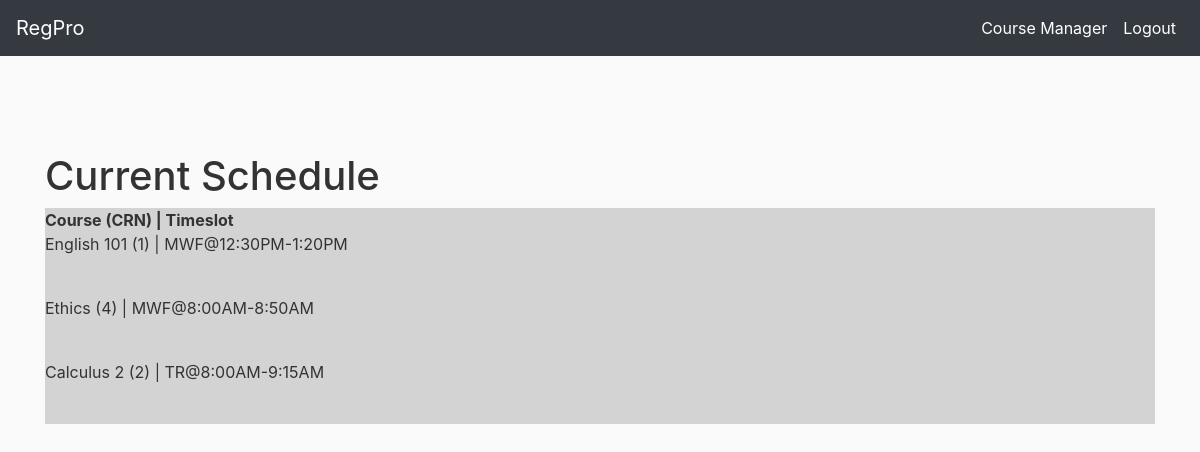
The page /student (signed in) on the database its author committed.
### regpro/models.py (models this page shows, shortened)
class Course(db.Model):
    id = db.Column(db.Integer, primary_key=True)
    title = db.Column(db.String(100), nullable=False)
    crn = db.Column(db.String(5), unique=True, nullable=False)
    days = db.Column(db.String(10), nullable=False)
    time = db.Column(db.String(100), nullable=False)
    instructor = db.Column(db.String(100), unique=False, nullable=False)

### regpro/routes.py (the view)
@app.route('/student')
def student():
    courses = current_user.username
    return render_template('student.html', page='Student', courses=courses)

### regpro/models.py (called while the page is built)
@login_manager.user_loader
def load_user(user_id):
    return User.query.get(int(user_id))

### regpro/templates/student.html
{% extends "template.html" %}
{% block nav %}
<li class="nav-item active">
    <a class="nav-link" href="{{ url_for('coursemanager') }}">Course Manager<span class="sr-only">(current)</span></a>
</li>
<li class="nav-item active">
    <a class="nav-link" href="{{ url_for('logout') }}">Logout<span class="sr-only">(current)</span></a>
</li>
{% endblock nav %}
{% block content %}
<h1 style="margin-top: 2rem; margin-top: 6rem;">Current Schedule</h1>
<div style="overflow: scroll; background-color: lightgray;">
    <strong>Course (CRN) | Timeslot</strong>
    {% for course in current_user.courses %}
        <p>{{ course.title }} ({{ course.crn }}) | {{ course.days }}@{{ course.time }}</p><br>
    {% endfor %}
</div>
{% endblock content %}

### regpro/static/main.css (style rules this page uses)
body { background: #fafafa; color: #333333; }

### rows shown on the page
Course: title "English 101", crn "1", days "MWF", time "12:30PM-1:20PM"
Course: title "Ethics", crn "4", days "MWF", time "8:00AM-8:50AM"
Course: title "Calculus 2", crn "2", days "TR", time "8:00AM-9:15AM"
